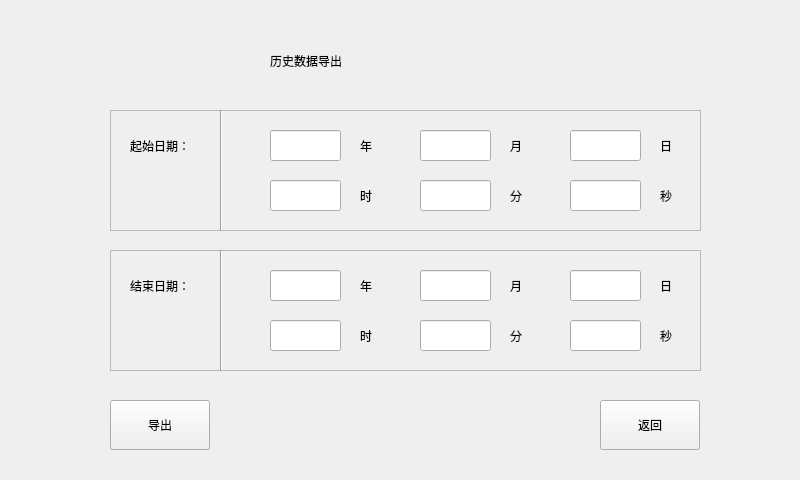
<?xml version="1.0" encoding="UTF-8"?>
<ui version="4.0">
 <class>ExportHisData</class>
 <widget class="QWidget" name="ExportHisData">
  <property name="geometry">
   <rect>
    <x>0</x>
    <y>0</y>
    <width>800</width>
    <height>480</height>
   </rect>
  </property>
  <property name="windowTitle">
   <string>Form</string>
  </property>
  <widget class="QLabel" name="lbTitle">
   <property name="geometry">
    <rect>
     <x>270</x>
     <y>30</y>
     <width>311</width>
     <height>61</height>
    </rect>
   </property>
   <property name="layoutDirection">
    <enum>Qt::LeftToRight</enum>
   </property>
   <property name="text">
    <string>历史数据导出</string>
   </property>
  </widget>
  <widget class="QLabel" name="lbStartYear">
   <property name="geometry">
    <rect>
     <x>360</x>
     <y>130</y>
     <width>41</width>
     <height>31</height>
    </rect>
   </property>
   <property name="text">
    <string>年</string>
   </property>
  </widget>
  <widget class="QLabel" name="lbStartYear_2">
   <property name="geometry">
    <rect>
     <x>510</x>
     <y>130</y>
     <width>41</width>
     <height>31</height>
    </rect>
   </property>
   <property name="text">
    <string>月</string>
   </property>
  </widget>
  <widget class="QLabel" name="lbStartYear_3">
   <property name="geometry">
    <rect>
     <x>660</x>
     <y>130</y>
     <width>41</width>
     <height>31</height>
    </rect>
   </property>
   <property name="text">
    <string>日</string>
   </property>
  </widget>
  <widget class="QLabel" name="lbStartYear_4">
   <property name="geometry">
    <rect>
     <x>660</x>
     <y>180</y>
     <width>41</width>
     <height>31</height>
    </rect>
   </property>
   <property name="text">
    <string>秒</string>
   </property>
  </widget>
  <widget class="QLabel" name="lbStartYear_5">
   <property name="geometry">
    <rect>
     <x>510</x>
     <y>180</y>
     <width>41</width>
     <height>31</height>
    </rect>
   </property>
   <property name="text">
    <string>分</string>
   </property>
  </widget>
  <widget class="QLabel" name="lbStartYear_6">
   <property name="geometry">
    <rect>
     <x>360</x>
     <y>180</y>
     <width>41</width>
     <height>31</height>
    </rect>
   </property>
   <property name="text">
    <string>时</string>
   </property>
  </widget>
  <widget class="QLabel" name="lbIniDate">
   <property name="geometry">
    <rect>
     <x>130</x>
     <y>130</y>
     <width>91</width>
     <height>31</height>
    </rect>
   </property>
   <property name="text">
    <string>起始日期：</string>
   </property>
  </widget>
  <widget class="QLineEdit" name="leStartYear">
   <property name="geometry">
    <rect>
     <x>270</x>
     <y>130</y>
     <width>71</width>
     <height>31</height>
    </rect>
   </property>
  </widget>
  <widget class="QLineEdit" name="leStartMonth">
   <property name="geometry">
    <rect>
     <x>420</x>
     <y>130</y>
     <width>71</width>
     <height>31</height>
    </rect>
   </property>
  </widget>
  <widget class="QLineEdit" name="leStartDay">
   <property name="geometry">
    <rect>
     <x>570</x>
     <y>130</y>
     <width>71</width>
     <height>31</height>
    </rect>
   </property>
  </widget>
  <widget class="QLineEdit" name="leStartHour">
   <property name="geometry">
    <rect>
     <x>270</x>
     <y>180</y>
     <width>71</width>
     <height>31</height>
    </rect>
   </property>
  </widget>
  <widget class="QLineEdit" name="leStartMinute">
   <property name="geometry">
    <rect>
     <x>420</x>
     <y>180</y>
     <width>71</width>
     <height>31</height>
    </rect>
   </property>
  </widget>
  <widget class="QLineEdit" name="leStartSecond">
   <property name="geometry">
    <rect>
     <x>570</x>
     <y>180</y>
     <width>71</width>
     <height>31</height>
    </rect>
   </property>
  </widget>
  <widget class="QLabel" name="lbStartYear_7">
   <property name="geometry">
    <rect>
     <x>660</x>
     <y>320</y>
     <width>41</width>
     <height>31</height>
    </rect>
   </property>
   <property name="text">
    <string>秒</string>
   </property>
  </widget>
  <widget class="QLabel" name="lbOverDate">
   <property name="geometry">
    <rect>
     <x>130</x>
     <y>270</y>
     <width>81</width>
     <height>31</height>
    </rect>
   </property>
   <property name="text">
    <string>结束日期：</string>
   </property>
  </widget>
  <widget class="QLabel" name="lbStartYear_8">
   <property name="geometry">
    <rect>
     <x>360</x>
     <y>320</y>
     <width>41</width>
     <height>31</height>
    </rect>
   </property>
   <property name="text">
    <string>时</string>
   </property>
  </widget>
  <widget class="QLabel" name="lbStartYear_9">
   <property name="geometry">
    <rect>
     <x>510</x>
     <y>270</y>
     <width>41</width>
     <height>31</height>
    </rect>
   </property>
   <property name="text">
    <string>月</string>
   </property>
  </widget>
  <widget class="QLineEdit" name="leOverYear">
   <property name="geometry">
    <rect>
     <x>270</x>
     <y>270</y>
     <width>71</width>
     <height>31</height>
    </rect>
   </property>
  </widget>
  <widget class="QLineEdit" name="leOverDay">
   <property name="geometry">
    <rect>
     <x>570</x>
     <y>270</y>
     <width>71</width>
     <height>31</height>
    </rect>
   </property>
  </widget>
  <widget class="QLineEdit" name="leOverMonth">
   <property name="geometry">
    <rect>
     <x>420</x>
     <y>270</y>
     <width>71</width>
     <height>31</height>
    </rect>
   </property>
  </widget>
  <widget class="QLineEdit" name="leOverHour">
   <property name="geometry">
    <rect>
     <x>270</x>
     <y>320</y>
     <width>71</width>
     <height>31</height>
    </rect>
   </property>
  </widget>
  <widget class="QLineEdit" name="leOverSecond">
   <property name="geometry">
    <rect>
     <x>570</x>
     <y>320</y>
     <width>71</width>
     <height>31</height>
    </rect>
   </property>
  </widget>
  <widget class="QLabel" name="lbStartYear_10">
   <property name="geometry">
    <rect>
     <x>660</x>
     <y>270</y>
     <width>41</width>
     <height>31</height>
    </rect>
   </property>
   <property name="text">
    <string>日</string>
   </property>
  </widget>
  <widget class="QLabel" name="lbStartYear_11">
   <property name="geometry">
    <rect>
     <x>510</x>
     <y>320</y>
     <width>41</width>
     <height>31</height>
    </rect>
   </property>
   <property name="text">
    <string>分</string>
   </property>
  </widget>
  <widget class="QLineEdit" name="leOverMinute">
   <property name="geometry">
    <rect>
     <x>420</x>
     <y>320</y>
     <width>71</width>
     <height>31</height>
    </rect>
   </property>
  </widget>
  <widget class="QLabel" name="lbStartYear_12">
   <property name="geometry">
    <rect>
     <x>360</x>
     <y>270</y>
     <width>41</width>
     <height>31</height>
    </rect>
   </property>
   <property name="text">
    <string>年</string>
   </property>
  </widget>
  <widget class="QFrame" name="frame">
   <property name="geometry">
    <rect>
     <x>110</x>
     <y>110</y>
     <width>591</width>
     <height>121</height>
    </rect>
   </property>
   <property name="frameShape">
    <enum>QFrame::StyledPanel</enum>
   </property>
   <property name="frameShadow">
    <enum>QFrame::Raised</enum>
   </property>
   <widget class="Line" name="line">
    <property name="geometry">
     <rect>
      <x>110</x>
      <y>0</y>
      <width>2</width>
      <height>121</height>
     </rect>
    </property>
    <property name="orientation">
     <enum>Qt::Vertical</enum>
    </property>
   </widget>
  </widget>
  <widget class="QFrame" name="frame_2">
   <property name="geometry">
    <rect>
     <x>110</x>
     <y>250</y>
     <width>591</width>
     <height>121</height>
    </rect>
   </property>
   <property name="frameShape">
    <enum>QFrame::StyledPanel</enum>
   </property>
   <property name="frameShadow">
    <enum>QFrame::Raised</enum>
   </property>
   <widget class="Line" name="line_2">
    <property name="geometry">
     <rect>
      <x>110</x>
      <y>0</y>
      <width>2</width>
      <height>121</height>
     </rect>
    </property>
    <property name="orientation">
     <enum>Qt::Vertical</enum>
    </property>
   </widget>
  </widget>
  <widget class="QPushButton" name="pbExport">
   <property name="geometry">
    <rect>
     <x>110</x>
     <y>400</y>
     <width>100</width>
     <height>50</height>
    </rect>
   </property>
   <property name="text">
    <string>导出</string>
   </property>
  </widget>
  <widget class="QPushButton" name="pbExit">
   <property name="geometry">
    <rect>
     <x>600</x>
     <y>400</y>
     <width>100</width>
     <height>50</height>
    </rect>
   </property>
   <property name="text">
    <string>返回</string>
   </property>
  </widget>
  <zorder>frame</zorder>
  <zorder>frame_2</zorder>
  <zorder>lbTitle</zorder>
  <zorder>lbStartYear</zorder>
  <zorder>lbStartYear_2</zorder>
  <zorder>lbStartYear_3</zorder>
  <zorder>lbStartYear_4</zorder>
  <zorder>lbStartYear_5</zorder>
  <zorder>lbStartYear_6</zorder>
  <zorder>lbIniDate</zorder>
  <zorder>leStartYear</zorder>
  <zorder>leStartMonth</zorder>
  <zorder>leStartDay</zorder>
  <zorder>leStartHour</zorder>
  <zorder>leStartMinute</zorder>
  <zorder>leStartSecond</zorder>
  <zorder>lbStartYear_7</zorder>
  <zorder>lbOverDate</zorder>
  <zorder>lbStartYear_8</zorder>
  <zorder>lbStartYear_9</zorder>
  <zorder>leOverYear</zorder>
  <zorder>leOverDay</zorder>
  <zorder>leOverMonth</zorder>
  <zorder>leOverHour</zorder>
  <zorder>leOverSecond</zorder>
  <zorder>lbStartYear_10</zorder>
  <zorder>lbStartYear_11</zorder>
  <zorder>leOverMinute</zorder>
  <zorder>lbStartYear_12</zorder>
  <zorder>pbExport</zorder>
  <zorder>pbExit</zorder>
 </widget>
 <resources/>
 <connections/>
</ui>
